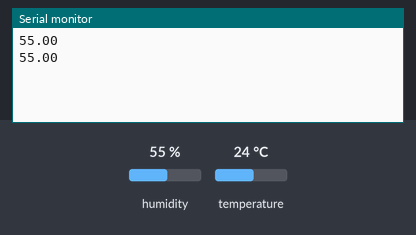
The sketch below on a simulated Arduino Uno, built with avr-gcc and run on an emulated ATmega328P. On the bench: the last lines printed to the serial monitor. The test bench sets the inputs (shaded band); at power-on: humidity 55 %, temperature 24 °C.

Above: at 1.9 s.
2.0 s: humidity set to 22 %
At 3.1 s:
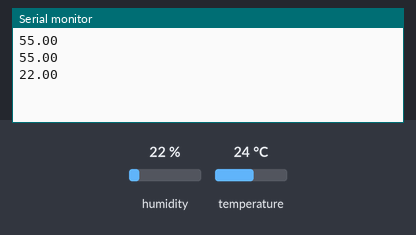
3.5 s: humidity set to 40 %
At 4.7 s:
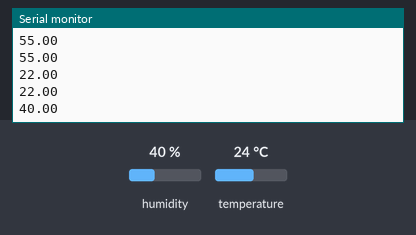
Timing chart, 0 to 6.5 s (numbered marks = the images above; inputs shaded):
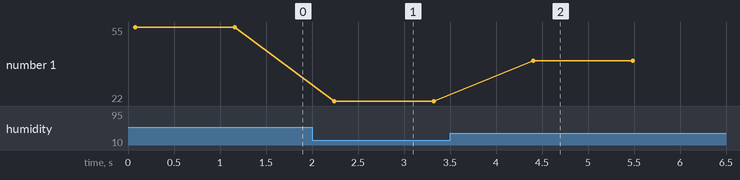

Measured:
- after the input at 2.0 s, the serial monitor: prints a new line after 0.24 s (image 1)
- after the input at 3.5 s, the serial monitor: prints a new line after 0.90 s (image 2)
- plotted number 1: 55 → 22 after the input at 2.0 s, 22 → 40 after the input at 3.5 s

The sketch:

temp_monitor.ino
```cpp
/*
  Corneal storage temperature monitor - starter sketch
  Sensor: TMP117 (I2C)
  Serial output: one temperature in Celsius per line at 9600 baud

  Install "Adafruit TMP117" from Arduino IDE Library Manager.
  LCD support is intentionally left optional because I2C LCD addresses and
  modules differ. Test the sensor and serial output first.
*/

#include <Wire.h>
#include <Adafruit_TMP117.h>
#include <Adafruit_Sensor.h>

Adafruit_TMP117 tmp117;

void setup() {
  Serial.begin(9600);
  Wire.begin();

  if (!tmp117.begin()) {
    Serial.println("TMP117_NOT_FOUND");
    while (1) {
      delay(100);
    }
  }
}

void loop() {
  sensors_event_t temp;
  sensors_event_t voltage;
  tmp117.getEvent(&temp, &voltage);

  // Stream a numeric Celsius reading for the Python dashboard.
  Serial.println(temp.temperature, 2);
  delay(1000);
}
```
